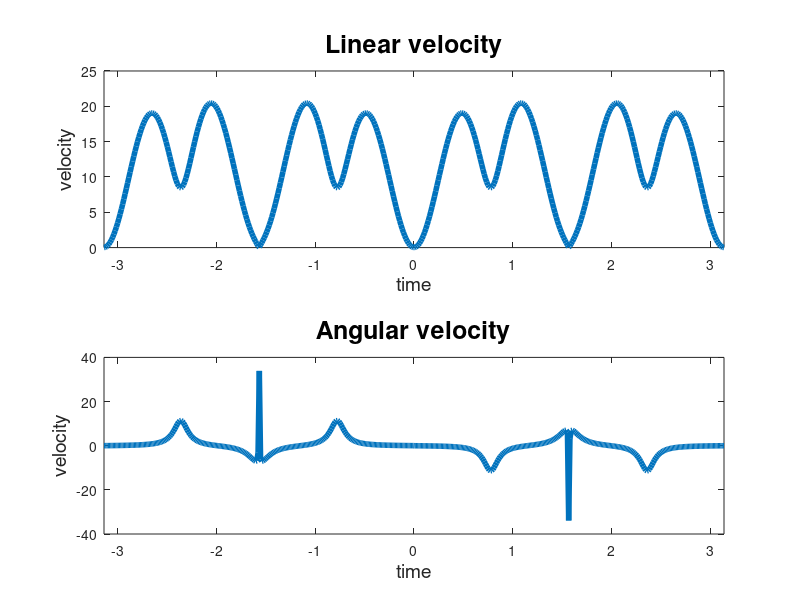
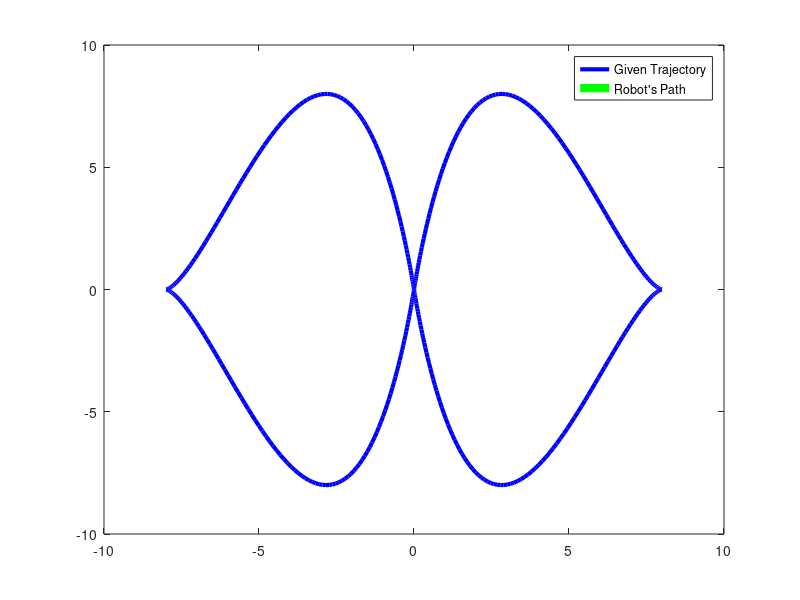

Source code (MATLAB) for these figures, in order: (Note: this script raises an error after producing the figures.)
clc;close all 
N = 500; Ts = 2*pi/N;
t = linspace(-pi, pi, N); 

x = 8*(sin(t)).^3; 
y = 8*(sin(2*t)).^3; 

vx = gradient(x, Ts);
vy = gradient(y, Ts);
ax = gradient(vx, Ts);
ay = gradient(vy, Ts);

%orientation
phi = atan2(vy, vx); 

%robot velocities
v = vx.*cos(phi) + vy.*sin(phi); 
omega = (vx.*ay - vy.*ax)./(vx.^2 + vy.^2); 

%Plotting
figure()
subplot(2, 1, 1)
plot(t,v, 'linewidth', 4) 
xlabel('time',  'FontSize', 14)
ylabel('velocity',  'FontSize', 14)
title('Linear velocity', 'FontSize', 18)
xlim([-pi  pi])

subplot(2, 1, 2)
plot(t,omega, 'linewidth', 4)
title('Angular velocity', 'FontSize', 18)
xlabel('time',  'FontSize', 14)
ylabel('velocity',  'FontSize', 14)
xlim([-pi  pi])
print -deps figures/task1_velocities 

figure()
h = figure; 
axis tight manual % this ensures that getframe() returns a consistent size
filename = 'figures/task1_trajectory.gif'; 
plot(x, y, 'b', 'linewidth', 3)
hold on 
for i=1:10:N      
    plot(x(1:i), y(1:i), 'g-', 'linewidth', 6)
    legend('Given Trajectory', "Robot's Path"); 
    drawnow; 
    
    %create GIF
    frame = getframe(h); 
    im = frame2im(frame); 
    [imind,cm] = rgb2ind(im,256); 
    % Write to the GIF File 
    if i == 1
      imwrite(imind,cm,filename,'gif', 'Loopcount',inf); 
    else 
      imwrite(imind,cm,filename,'gif','WriteMode','append'); 
    end 

end
hold off


%task 2 
W = 1/2; r = 1/4; T=0.1; 

%initialize Inverse kinematics velocities
omega = zeros(1, N); v = zeros(1, N); 
vL = zeros(1, N); vR = zeros(1, N); 
omegaL = zeros(1, N); omegaR = zeros(1, N); 


% %initialize resulting forward kinematic variables: 
% x_f = zeros(1, N); y_f = zeros(1, N); phi_f = zeros(1, N); 

for n = 2:N-1
    %calculating inverse kinematics variables: 
    mu = 1/2*(sin(phi(n))*(y(n+1)-y(n))+cos(phi(n)*(x(n+1)-x(n))))...
        /(cos(phi(n))*(y(n+1)-y(n))-sin(phi(n))*(x(n+1)-x(n))); 
    x_m = (x(n)+x(n+1))/2; 
    y_m = (y(n)+y(n+1))/2; 
    
    x_star = x_m - mu/2 * (y(n+1) - y(n)); 
    y_star = y_m + mu/2 * (x(n+1)-x(n)); 
    
    R_n = sqrt((x(n) - x_star)^2 + (y(n)-y_star)^2); 
    theta_1 = atan2((y(n)-y_star), (x(n)-x_star)); 
    theta_2 = atan2((y(n+1)-y_star), (x(n+1)-x_star)); 
    del_phi = wrapToPi(theta_1 - theta_2); 
    
    %resulting Inv-Kinematics velocities: 
    omega(n) = del_phi/T; 
    v(n) = R_n*abs(omega(n));  
    vL(n) = (R_n-1/2 *W)*omega(n); 
    vR(n) = (R_n+1/2 *W)*omega(n); 
    omegaL(n) = vL(n)/r; 
    omegaR(n) = vR(n)/r; 
    
    %forward Kinematics: circular velocity motion model/Exact integration
    %model 
    x_f(n+1) = x_f(n) + (v(n)/omega(n))*(-sin(phi(n))+sin(phi(n)+omega(n)*T));
    y_f(n+1) = y_f(n) + (v(n)/omega(n))*(cos(phi(n))-cos(phi(n)+omega(n)*T));

end
figure()
plot(x_f,y_f)
figure()
subplot 221
plot(t,vL,'linewidth', 2)
xlabel('time',  'FontSize', 10)
ylabel('velocity',  'FontSize', 10)
title('Left Wheel velocity', 'FontSize', 14)
xlim([-pi  pi])

subplot 222
plot(t,vR, 'linewidth', 2)
xlabel('time',  'FontSize', 10)
ylabel('velocity',  'FontSize', 10)
title('Right Wheel velocity', 'FontSize', 14)
xlim([-pi  pi])

subplot 223
plot(t,omegaL, 'linewidth', 2)
xlabel('time',  'FontSize', 10)
ylabel('velocity',  'FontSize', 10)
xlim([-pi  pi])

title('Left Wheel angular velocity', 'FontSize', 14)
subplot 224
plot(t,omegaR, 'linewidth', 2)
xlabel('time',  'FontSize', 10)
ylabel('velocity',  'FontSize', 10)
title('Right Wheel angular velocity', 'FontSize', 14)
xlim([-pi  pi])

print -deps figures/task2



